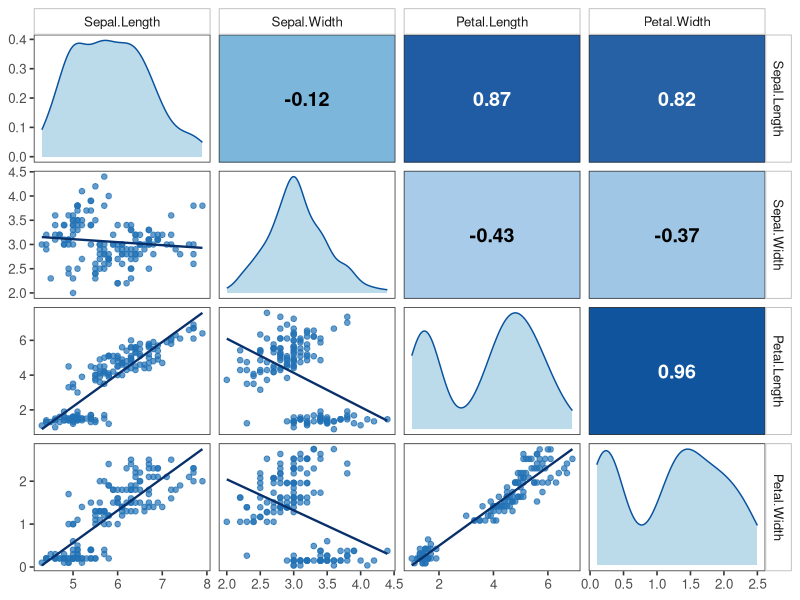
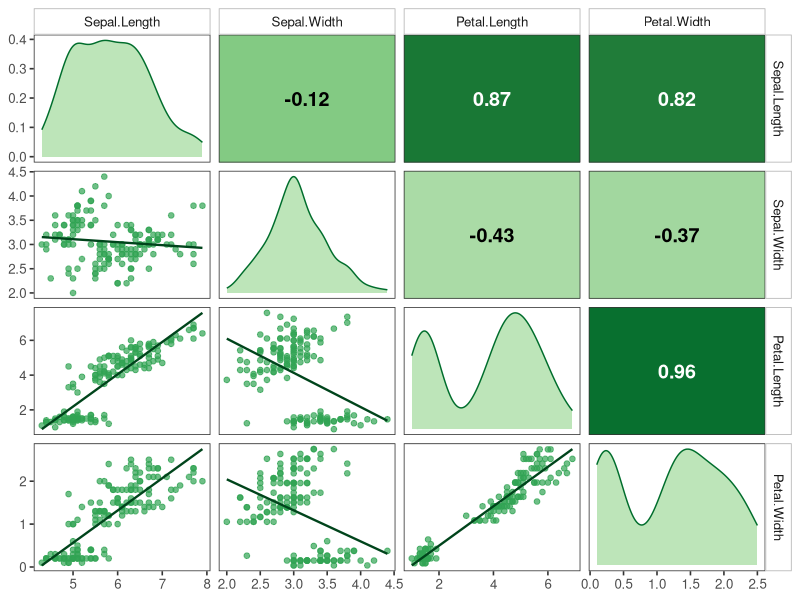
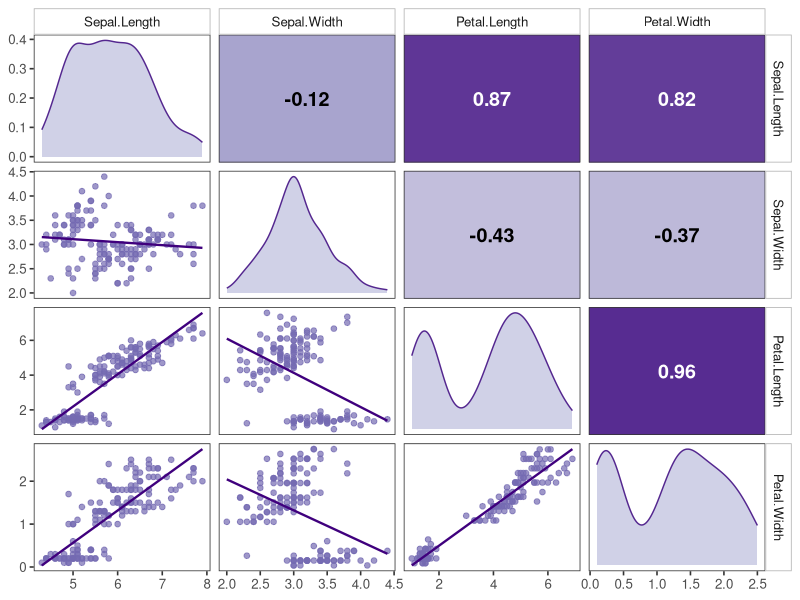

R code for these plots, in order:
# 使用 GGally::ggpairs 绘制可定制配色的相关性配对矩阵图
# 需求实现：
# 1) 对角线：核密度图
# 2) 下三角：散点 + 线性回归拟合线
# 3) 上三角：Pearson 相关系数 + 按相关强度着色背景

ensure_packages <- function(pkgs) {
  missing_pkgs <- pkgs[!vapply(pkgs, requireNamespace, logical(1), quietly = TRUE)]
  if (length(missing_pkgs) > 0) {
    install.packages(missing_pkgs, repos = "https://cloud.r-project.org")
  }
}

ensure_packages(c("GGally", "ggplot2", "scales"))

library(GGally)
library(ggplot2)
library(scales)

# 可修改的配色接口：tone 支持 blue / green / purple
make_tone_colors <- function(tone = c("blue", "green", "purple")) {
  tone <- match.arg(tone)
  palettes <- list(
    blue = list(low = "#eff3ff", mid = "#6baed6", high = "#08519c", point = "#2171b5", line = "#08306b", diag_fill = "#9ecae1"),
    green = list(low = "#edf8e9", mid = "#74c476", high = "#006d2c", point = "#31a354", line = "#00441b", diag_fill = "#a1d99b"),
    purple = list(low = "#f2f0f7", mid = "#9e9ac8", high = "#54278f", point = "#756bb1", line = "#3f007d", diag_fill = "#bcbddc")
  )
  palettes[[tone]]
}

build_pair_plot <- function(df, tone = c("blue", "green", "purple")) {
  tone <- match.arg(tone)
  cols <- make_tone_colors(tone)
  cor_fill <- scales::col_numeric(
    palette = c(cols$low, cols$mid, cols$high),
    domain = c(-1, 1)
  )

  # 上三角：相关系数 + 背景颜色
  upper_cor_panel <- function(data, mapping, ...) {
    x <- GGally::eval_data_col(data, mapping$x)
    y <- GGally::eval_data_col(data, mapping$y)
    r <- suppressWarnings(cor(x, y, method = "pearson", use = "pairwise.complete.obs"))

    if (is.na(r)) {
      r <- 0
      label_text <- "NA"
    } else {
      label_text <- sprintf("%.2f", r)
    }

    ggplot() +
      geom_rect(
        aes(xmin = 0, xmax = 1, ymin = 0, ymax = 1),
        fill = cor_fill(r),
        color = NA
      ) +
      annotate(
        "text",
        x = 0.5,
        y = 0.5,
        label = label_text,
        size = 5,
        fontface = "bold",
        color = ifelse(abs(r) >= 0.6, "white", "black")
      ) +
      coord_cartesian(xlim = c(0, 1), ylim = c(0, 1), expand = FALSE) +
      theme_void()
  }

  # 下三角：散点 + 线性回归拟合线
  lower_scatter_lm_panel <- function(data, mapping, ...) {
    ggplot(data = data, mapping = mapping) +
      geom_point(color = cols$point, alpha = 0.7, size = 1.6) +
      geom_smooth(method = "lm", se = FALSE, color = cols$line, linewidth = 0.8)
  }

  GGally::ggpairs(
    df,
    diag = list(
      continuous = GGally::wrap(
        "densityDiag",
        fill = cols$diag_fill,
        alpha = 0.7,
        color = cols$high
      )
    ),
    lower = list(continuous = lower_scatter_lm_panel),
    upper = list(continuous = upper_cor_panel),
    progress = FALSE
  ) +
    theme_bw(base_size = 12) +
    theme(
      panel.grid = element_blank(),
      strip.background = element_rect(fill = "white", color = "grey70")
    )
}

generate_pair_plot_variants <- function(
  df,
  output_dir,
  tones = c("blue", "green", "purple"),
  prefix = "pair_plot_iris"
) {
  dir.create(output_dir, recursive = TRUE, showWarnings = FALSE)
  out_files <- character(0)

  for (tone in tones) {
    p <- build_pair_plot(df, tone = tone)
    out_file <- file.path(output_dir, sprintf("%s_%s.png", prefix, tone))
    ggsave(out_file, p, width = 11, height = 11, dpi = 300)
    out_files <- c(out_files, out_file)
  }

  out_files
}

# 示例数据：使用 iris 数值列，开箱即用
demo_df <- iris[, 1:4]

# 脚本和图像都放在当前脚本所在目录
script_arg <- grep("^--file=", commandArgs(trailingOnly = FALSE), value = TRUE)
if (length(script_arg) > 0) {
  script_path <- sub("^--file=", "", script_arg[1])
  output_dir <- dirname(normalizePath(script_path, winslash = "/", mustWork = FALSE))
} else {
  # 在交互式环境中回退到当前工作目录
  output_dir <- getwd()
}

files <- generate_pair_plot_variants(
  df = demo_df,
  output_dir = output_dir,
  tones = c("blue", "green", "purple"),
  prefix = "pair_plot_ggpairs_demo"
)

cat("已生成图片:\n")
cat(paste0("- ", files, collapse = "\n"), "\n")
